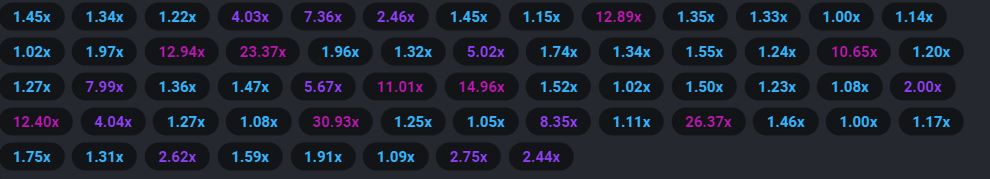
#> input picture data/matrix-1.JPG, 990 x 179 px; its folder holds only this picture in this run
$ jupyter execute --allow-errors aviator.ipynb
#> lines starting #> are read from the running program, lines starting #| are printed output that depends on the picture
[cell 1]
import cv2
import pytesseract
import re
import glob
import os
import numpy as np

[cell 2]
#install tesseract: https://github.com/UB-Mannheim/tesseract/wiki
pytesseract.pytesseract.tesseract_cmd = r"C:\Program Files\Tesseract-OCR\tesseract.exe"

[cell 3]
np.set_printoptions(precision=2)

[cell 4]
path = r'data'
odds_sequences = glob.glob(os.path.join(path, "*.jpg"))

[cell 5]
odds_sequences

[cell 6]
def img_to_float_array(filepath):
    # Read the image
    img = cv2.imread(filepath)

    # Apply some pre-processing (optional)
    gray = cv2.cvtColor(img, cv2.COLOR_BGR2GRAY)
    #gray = cv2.medianBlur(gray, 3)

    # Use Tesseract OCR to extract text from the image
    text = pytesseract.image_to_string(gray, config='--psm 6')

    # Extract numbers from the text
    sequence = [int(s) for s in text.split() if s.isdigit()]

    # Use regular expression to split the string by non-digit characters or dot
    sequence = re.split(r'[^0-9.]', text)

    # Filter out empty strings and convert the list of strings to floats
    #numbers = [float(num) for num in numbers if num]
    sequence = [s for s in sequence if s]

    # Clean values
    sequence = [s for s in sequence if s not in ['0','.']]

    # If a string value does not contain a dot, insert a dot after the second digit from the right
    sequence = [s[: -2] + '.' + s[-2:] if '.' not in s else s for s in sequence]

    # Reverse the order of the numbers (bottom right to top left)
    sequence.reverse()

    #print(sequence)

    # transform to float and clean further
    sequence = [float(s) for s in sequence]
    sequence = [f for f in sequence if f >= 1]

    return sequence

[cell 7]
# [48 lines left out: function calculate_session_win, not called in this run]

[cell 8]
# list of bet configuration to be evaluated
configs = []
for left_odd, recover_steps in [(1.10, 10), (1.20, 5), (1.25, 4), (1.33, 3)]:
    for right_odd in [5, 10, 25, 50, 70, 100, 200]:
        configs.append({'left_bet':10, 'left_odd':left_odd, 'right_bet':1, 'right_odd':right_odd, 'recover_steps':recover_steps, 'start_after_first_defeat':True})

#> (a cell that did not finish here is left out)

#> in img_to_float_array, img is the input picture: shape (179, 990, 3); mean B, G, R 45.5, 34.7, 30.6
#> in img_to_float_array, `gray = cv2.cvtColor(img, cv2.COLOR_BGR2GRAY)`:
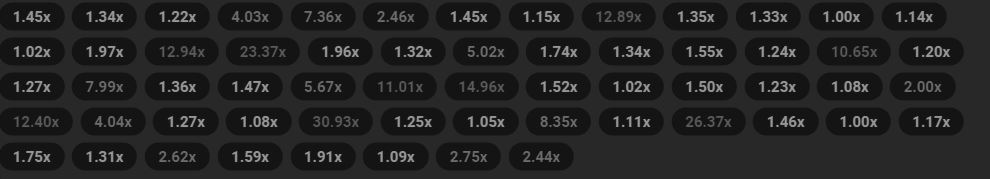
#> gray: shape (179, 990); min 0, max 178, mean 34.7

$ run again, on data/matrix-2.JPG
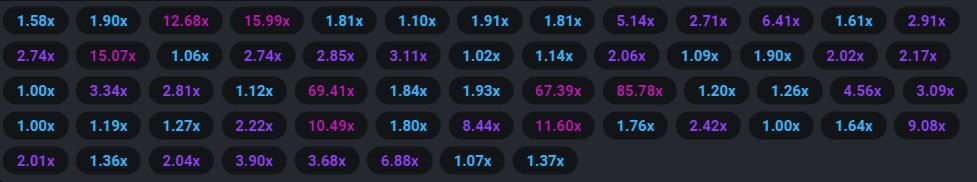
#> input picture data/matrix-2.JPG, 977 x 182 px
#> in img_to_float_array, img is the input picture: shape (182, 977, 3); mean B, G, R 45.3, 33.5, 31.3
#> in img_to_float_array, `gray = cv2.cvtColor(img, cv2.COLOR_BGR2GRAY)`:
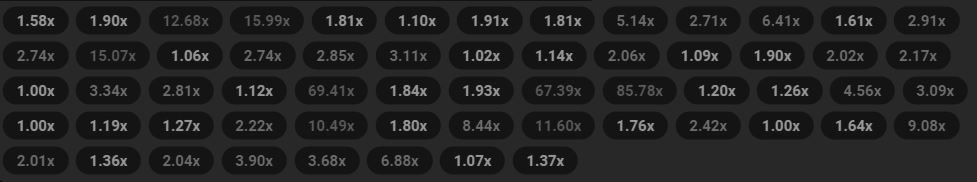
#> gray: shape (182, 977); min 1, max 172, mean 34.2

$ run again, on data/matrix-3.JPG
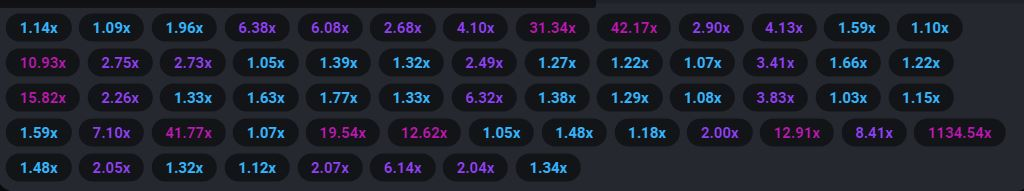
#> input picture data/matrix-3.JPG, 1024 x 191 px
#> in img_to_float_array, img is the input picture: shape (191, 1024, 3); mean B, G, R 44.9, 33.7, 31.3
#> in img_to_float_array, `gray = cv2.cvtColor(img, cv2.COLOR_BGR2GRAY)`:
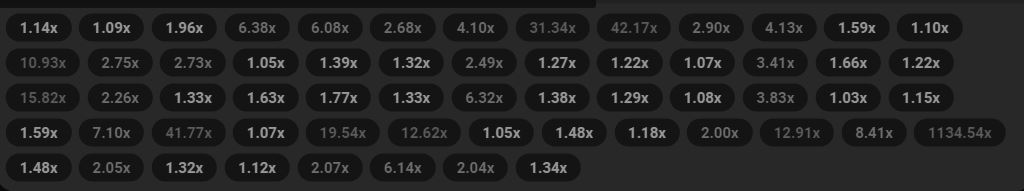
#> gray: shape (191, 1024); min 1, max 171, mean 34.3

$ run again, on data/matrix-4.JPG
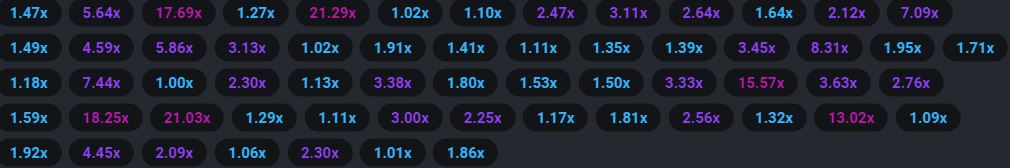
#> input picture data/matrix-4.JPG, 1010 x 168 px
#> in img_to_float_array, img is the input picture: shape (168, 1010, 3); mean B, G, R 45.5, 33.7, 30.9
#> in img_to_float_array, `gray = cv2.cvtColor(img, cv2.COLOR_BGR2GRAY)`:
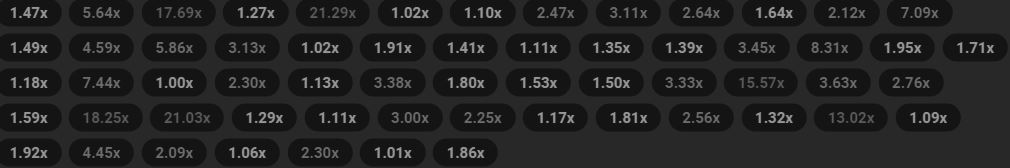
#> gray: shape (168, 1010); min 0, max 172, mean 34.3
